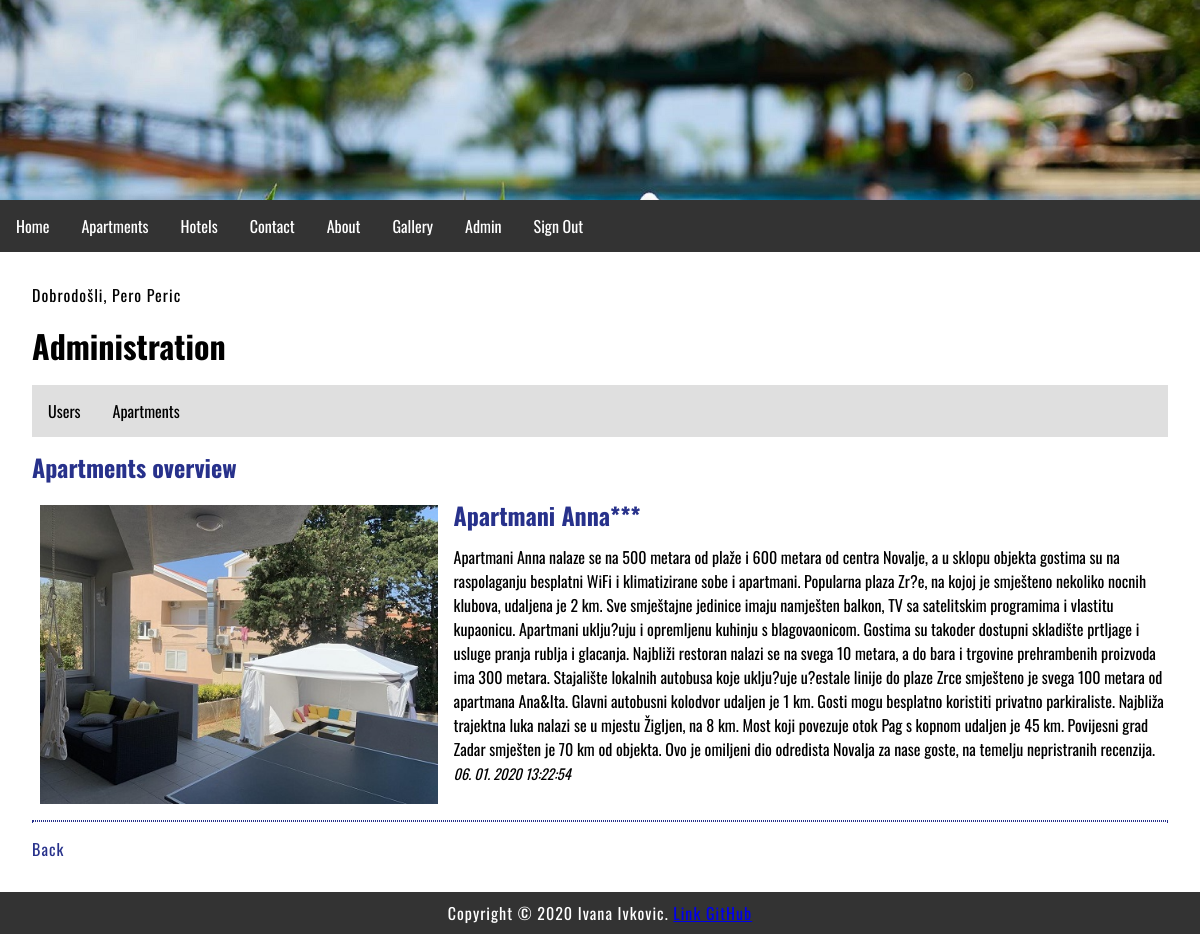
/index.php?menu=9&action=2&id=4 (signed in), run on the app's committed database.
### tables this page shows
CREATE TABLE `apartments` (
  `id` int(11) NOT NULL,
  `title` varchar(255) NOT NULL,
  `description` text NOT NULL,
  `date` timestamp NOT NULL DEFAULT current_timestamp() ON UPDATE current_timestamp(),
  `picture` varchar(255) NOT NULL,
  `archive` enum('Y','N') NOT NULL
);

### functions.php (called while the page is built)
<?php
	function pickerDateToMysql($pickerDate){
		$date = DateTime::createFromFormat('Y-m-d H:i:s', $pickerDate);
		return $date->format('d. m. Y H:i:s');
	}
?>

### admin/apartments.php (the view, shortened to what this page needs)
<?php
	if (isset($_GET['id']) && $_GET['id'] != '') {
		$query  = "SELECT * FROM apartments";
		$query .= " WHERE id=".$_GET['id'];
		$query .= " ORDER BY date DESC";
		$result = @mysqli_query($MySQL, $query);
		$row = @mysqli_fetch_array($result);
		print '
		<h2>Apartments overview</h2>
		<div class="apartments">
			<img src="apartments/' . $row['picture'] . '" alt="' . $row['title'] . '" title="' . $row['title'] . '">
			<h2>' . $row['title'] . '</h2>
			' . $row['description'] . '
			<time datetime="' . $row['date'] . '">' . pickerDateToMysql($row['date']) . '</time>
			<hr>
		</div>
		<p><a href="index.php?menu='.$menu.'&amp;action='.$action.'">Back</a></p>';
	}
?>

### style.css (style rules this page uses)
body, html { font-family: 'Oswald', sans-serif; margin: 0; font-size: 16px; }
h1,h2 { margin: 0.5em 0; font-size: 2em; }
h2 { font-size: 1.5em; color: #27318b; }
main a { color: #27318b; text-decoration: none; }
p { margin: 1em 0; line-height: 1.4em; letter-spacing: 1px; }
.apartments img { width: 35%; float: left; padding: 0.5em 0; margin: 0 1em 0.5em 0.5em; }
.apartments h2 { margin: 0.5em 0; font-size: 1.5em; color: #27318b; }
.apartments hr { margin: 1em 0; border: 1px dotted #27318b; clear: both; }
.apartments time { font-size: 90%; font-style: italic; }
img { width: 80%; }

### data on the page
apartments: picture (picture), title "Apartmani Anna***", description "Apartmani Anna nalaze se na 500 metara od plaže i 600 metara od centra Novalje, a u sklopu objekta gostima su na raspolaganju besplatni WiFi i klimatizirane sobe i apartmani. Popularna plaza Zr?e, na kojoj je smješteno nekoliko nocnih klubova, udaljena je 2 km. Sve smještajne jedinice imaju namješten balkon, TV sa satelitskim programima i vlastitu kupaonicu. Apartmani uklju?uju i opremljenu kuhinju s blagovaonicom. Gostima su takoder dostupni skladište prtljage i usluge pranja rublja i glacanja. Najbliži restoran nalazi se na svega 10 metara, a do bara i trgovine prehrambenih proizvoda ima 300 metara. Stajalište lokalnih autobusa koje uklju?uje u?estale linije do plaze Zrce smješteno je…", date "06. 01. 2020 13:22:54"

### other printed values
$_SESSION['message'] "Dobrodošli, Pero Peric"
